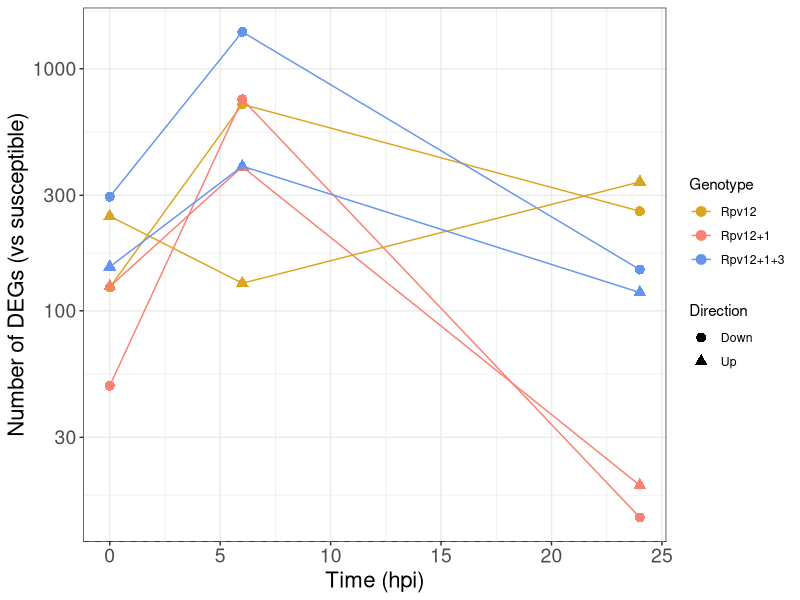
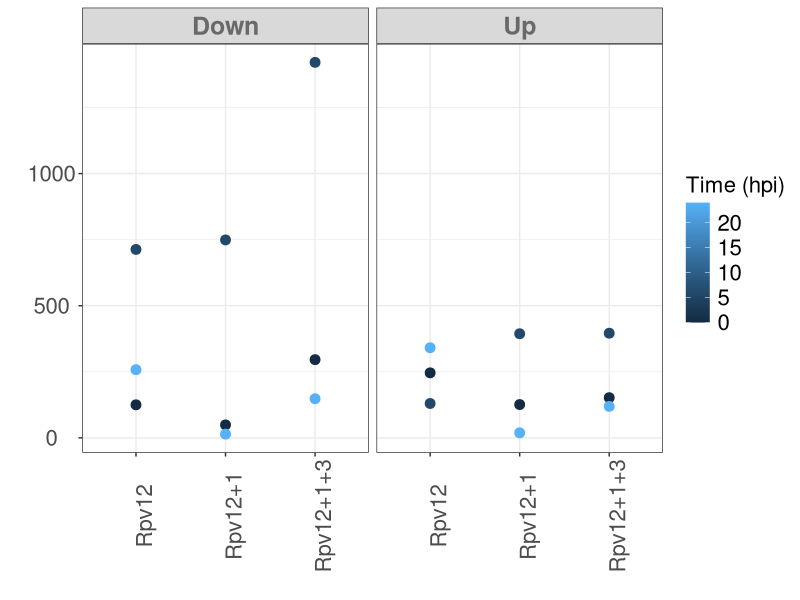

The R script that drew these images, in order:
######################################## COUNTS OF DEGs #################
library(stats)
library(dplyr)
library(emmeans)
library(ggplot2)
library(MASS)

##########################################################################

####### 3 GENOTYPES #######################
################################################# Model A
DEGcounts <- read.table("DGEA/DEGs_genotype_time_direction_overview.csv", sep=",", header = TRUE)
myCountDF <- as.data.frame(DEGcounts[,c(2:5)])

myCountDF$DEGs <- as.numeric(myCountDF$DEGs)
myCountDF$genotype <- factor(myCountDF$genotype)
myCountDF$timing <- factor(myCountDF$timing)
myCountDF$direction <- factor(myCountDF$direction)

str(myCountDF)

m1 <- glm.nb(
  DEGs ~ genotype + timing + direction,
  data = myCountDF
)

sum(residuals(m1, type="pearson")^2) / df.residual(m1) # 1.228425

summary(m1)
# Coefficients:
# Estimate Std. Error t value Pr(>|t|)    
# (Intercept)         5.5565     0.3697  15.029  < 2e-16 ***
# genotypeRpv12+1    -1.0436     0.3706  -2.816  0.00487 ** 
# genotypeRpv12+1+3  -0.1515     0.3692  -0.410  0.68164    
# timing6             1.4408     0.3694   3.901  9.6e-05 ***
# timing24           -0.3239     0.3712  -0.872  0.38294    
# directionUp        -0.1930     0.3022  -0.639  0.52303     

# The model analyzes how much each resistant genotype diverges from the susceptible over time.
# The susceptible control defines the zero point, not a modeled group.
# The significant timing effect means that divergence from the susceptible changes strongly across infection time.
# The direction trend suggests more suppression than activation relative to the susceptible.
# The genotype effect being nonsignificant implies similar total transcriptomic divergence among resistant genotypes (differences may still occur in which genes, but not in the number).

anova(m1, test = "Chisq")
# Df Deviance Resid. Df Resid. Dev       F   Pr(>Chi)   
# NULL                          17     47.668              
# genotype   2   2.8993        15     44.769    0.2347    
# timing     2  25.1998        13     19.569 3.372e-06 ***
# direction  1   0.3662        12     19.203    0.5451       

# Timing significantly affects DEG counts (p < 0.001), while the effect of direction or genotype is not significant.
# Infection time greatly affects DEG counts
# Resistant genotypes do not simply “increase DEG count” compared to each other.

emm <- emmeans(m1, ~ genotype | timing)
print(pairs(emm, adjust = "tukey"))
# timing = 0:
# contrast                estimate    SE  df z.ratio p.value
# Rpv12 - (Rpv12+1)          1.044 0.371 Inf   2.816  0.0135 *
# Rpv12 - (Rpv12+1+3)        0.151 0.369 Inf   0.410  0.9114
# (Rpv12+1) - (Rpv12+1+3)   -0.892 0.371 Inf  -2.406  0.0426 *

# timing = 6:
# contrast                estimate    SE  df z.ratio p.value
# Rpv12 - (Rpv12+1)          1.044 0.371 Inf   2.816  0.0135 *
# Rpv12 - (Rpv12+1+3)        0.151 0.369 Inf   0.410  0.9114
# (Rpv12+1) - (Rpv12+1+3)   -0.892 0.371 Inf  -2.406  0.0426 *

# timing = 24:
# contrast                estimate    SE  df z.ratio p.value
# Rpv12 - (Rpv12+1)          1.044 0.371 Inf   2.816  0.0135 *
# Rpv12 - (Rpv12+1+3)        0.151 0.369 Inf   0.410  0.9114
# (Rpv12+1) - (Rpv12+1+3)   -0.892 0.371 Inf  -2.406  0.0426 *

p.adjust(c(0.0135, 0.9114, 0.0426), method="fdr") # 0.0405 0.9114 0.0639
# At each time point:
# Rpv12 vs Rpv12+1 differs significantly.
# But Rpv12+1+3 is not consistently higher (sometimes even lower).
# Therefore:
# More loci ≠ more DEGs. Stacking changes which genes, not the total number.

################## Plot 
myCountDF$timing <- as.numeric(as.character(myCountDF$timing))

ggplot(myCountDF, aes(x = timing, y = DEGs,
                      color = genotype, shape = direction, group = interaction(genotype, direction))) +
  geom_point(size = 3) +
  geom_line() +
  geom_hline(yintercept = 0, linetype = "dashed") +
  scale_color_manual(values = c("Rpv12" = "goldenrod",
                                "Rpv12+1" = "salmon",
                                "Rpv12+1+3" = "cornflowerblue")) +
  scale_y_log10() +
  theme_bw() +
  labs(
    y = "Number of DEGs (vs susceptible)",
    x = "Time (hpi)",
    color = "Genotype",
    shape = "Direction"
  ) +
  theme(
    legend.position = "right",
    axis.text = element_text(size = 14),
    axis.title = element_text(size = 16)
  )

# DEGs_time_direction_genotypes.jpg

################## Q: Does the number of DEGs systematically increases with the number of loci. ##############
############################################### Model B
myCountDF$loci <- as.numeric(factor(myCountDF$genotype, levels = c("Rpv12", "Rpv12+1", "Rpv12+1+3")))
# loci = 1, 2, 3
m_loci <- glm.nb(
  DEGs ~ loci + timing + direction,
  data = myCountDF
)

summary(m_loci)
# Coefficients:
# Estimate Std. Error t value Pr(>|t|)    
# (Intercept)  5.35594    0.55234   9.697  < 2e-16 ***
# loci        -0.03758    0.21390  -0.176  0.86054    
# timing6      1.26250    0.42743   2.954  0.00314 ** 
# timing24    -0.11451    0.42841  -0.267  0.78925    
# directionUp -0.29980    0.34930  -0.858  0.39073    

anova(m_loci, test = "Chisq")
# Df Deviance Resid. Df Resid. Dev  Pr(>Chi)    
# NULL                         17     35.633              
# loci       1   0.6957        16     34.938 0.4042241    
# timing     2  14.6501        14     20.288 0.0006588 ***
# direction  1   0.6646        13     19.623 0.4149351    

p.adjust(c(0.4042241, 0.0006588, 0.4149351), method="fdr")
# 0.4149351 0.0019764 0.4149351

# The non-significant loci trend means the overall DEG counts are not simply scaling with the number of introgressed loci.
# Across time points, the total number of DEGs significantly changes (p = 0.0006588)
# timing significant

emm <- emmeans(m_loci, ~ timing | loci)
print(pairs(emm, adjust = "tukey"))
# loci = 2:
# contrast           estimate    SE  df z.ratio p.value
# timing0 - timing6    -1.263 0.427 Inf  -2.954  0.0088
# timing0 - timing24    0.115 0.428 Inf   0.267  0.9614
# timing6 - timing24    1.377 0.428 Inf   3.221  0.0037

emm <- emmeans(m_loci, ~ timing + direction | loci)
print(pairs(emm, adjust = "tukey"))
# loci = 2:
# contrast                     estimate    SE  df z.ratio p.value
# timing0 Down - timing6 Down    -1.263 0.427 Inf  -2.954  0.0370 *
# timing0 Down - timing24 Down    0.115 0.428 Inf   0.267  0.9998
# timing0 Down - timing0 Up       0.300 0.349 Inf   0.858  0.9562
# timing0 Down - timing6 Up      -0.963 0.552 Inf  -1.744  0.5022
# timing0 Down - timing24 Up      0.414 0.553 Inf   0.749  0.9756
# timing6 Down - timing24 Down    1.377 0.428 Inf   3.221  0.0162
# timing6 Down - timing0 Up       1.562 0.552 Inf   2.830  0.0529
# timing6 Down - timing6 Up       0.300 0.349 Inf   0.858  0.9562
# timing6 Down - timing24 Up      1.677 0.552 Inf   3.036  0.0289 *
# timing24 Down - timing0 Up      0.185 0.553 Inf   0.335  0.9994
# timing24 Down - timing6 Up     -1.077 0.552 Inf  -1.952  0.3706
# timing24 Down - timing24 Up     0.300 0.349 Inf   0.858  0.9562
# timing0 Up - timing6 Up        -1.263 0.427 Inf  -2.954  0.0370 *
# timing0 Up - timing24 Up        0.115 0.428 Inf   0.267  0.9998
# timing6 Up - timing24 Up        1.377 0.428 Inf   3.221  0.0162 *

############## 
## total transcriptional responsiveness differs by time and genotype - no by direction 
agg <- aggregate(DEGs ~ genotype + timing, data = myCountDF, sum)
m_simple <- glm.nb(agg$DEGs ~ as.factor(agg$genotype) + as.factor(agg$timing), data = agg)
anova(m_simple, test = "Chisq")
# Df Deviance Resid. Df Resid. Dev  Pr(>Chi)    
# NULL                                        8     32.163              
# as.factor(agg$genotype)  2   2.3415         6     29.822    0.3101    
# as.factor(agg$timing)    2  20.3804         4      9.441 3.754e-05 ***
# time >> genotype in terms of transcriptome-wide responsiveness
summary(m_simple)
#  Estimate Std. Error z value Pr(>|z|)    
# (Intercept)                        6.1334     0.3754  16.338  < 2e-16 ***
# as.factor(agg$genotype)Rpv12+1    -1.0614     0.4121  -2.576 0.010003 *  
# as.factor(agg$genotype)Rpv12+1+3  -0.1237     0.4108  -0.301 0.763356    
# as.factor(agg$timing)6             1.5000     0.4109   3.650 0.000262 ***
# as.factor(agg$timing)24           -0.3225     0.4126  -0.782 0.434444   

emm <- emmeans(m_simple, ~ timing | genotype)
print(pairs(emm, adjust = "tukey"))
# genotype = Rpv12:
# contrast           estimate    SE  df z.ratio p.value
# timing0 - timing6    -1.500 0.411 Inf  -3.650  0.0008
# timing0 - timing24    0.323 0.413 Inf   0.782  0.7143
# timing6 - timing24    1.823 0.411 Inf   4.429  <.0001

# genotype = Rpv12+1:
# contrast           estimate    SE  df z.ratio p.value
# timing0 - timing6    -1.500 0.411 Inf  -3.650  0.0008
# timing0 - timing24    0.323 0.413 Inf   0.782  0.7143
# timing6 - timing24    1.823 0.411 Inf   4.429  <.0001

# genotype = Rpv12+1+3:
# contrast           estimate    SE  df z.ratio p.value
# timing0 - timing6    -1.500 0.411 Inf  -3.650  0.0008
# timing0 - timing24    0.323 0.413 Inf   0.782  0.7143
# timing6 - timing24    1.823 0.411 Inf   4.429  <.0001

emm <- emmeans(m_simple, ~ genotype | timing)
print(pairs(emm, adjust = "tukey"))
# timing = 0:
# contrast                estimate    SE  df z.ratio p.value
# Rpv12 - (Rpv12+1)          1.061 0.412 Inf   2.576  0.0270
# Rpv12 - (Rpv12+1+3)        0.124 0.411 Inf   0.301  0.9513
# (Rpv12+1) - (Rpv12+1+3)   -0.938 0.412 Inf  -2.275  0.0593

# timing = 6:
# contrast                estimate    SE  df z.ratio p.value
# Rpv12 - (Rpv12+1)          1.061 0.412 Inf   2.576  0.0270
# Rpv12 - (Rpv12+1+3)        0.124 0.411 Inf   0.301  0.9513
# (Rpv12+1) - (Rpv12+1+3)   -0.938 0.412 Inf  -2.275  0.0593

# timing = 24:
# contrast                estimate    SE  df z.ratio p.value
# Rpv12 - (Rpv12+1)          1.061 0.412 Inf   2.576  0.0270
# Rpv12 - (Rpv12+1+3)        0.124 0.411 Inf   0.301  0.9513
# (Rpv12+1) - (Rpv12+1+3)   -0.938 0.412 Inf  -2.275  0.0593

#############
library(ggplot2)

# svg("/home/veve/Dropbox/MendelUni_Vinselect/draft/Sections_by_VK/PLANT_BIOTECH_J/DGE_counts.svg", width = 14, height = 8)
par(mfrow=c(1,1), mar=c(5.5,3,1.5,1), mgp=c(2,0.75,0), cex.main=0.9, cex.lab=1, cex.axis=1)
ggplot(myCountDF, aes(x = as.factor(genotype), y = as.double(DEGs))) +
  geom_point(size = 3, aes(colour = timing)) +  # Boxplot aggregated by time_group
  labs(x = "", y = "", color = "Time (hpi)") +
  theme_bw() + theme(axis.text.x = element_text(angle = 90, hjust = 0.5, size=16), axis.text.y = element_text(hjust = 0.5, size=16), strip.text.x = element_text(size = 18, colour = "dimgray", face = "bold"), legend.text = element_text(size=16), legend.title=element_text(size=16)) + facet_wrap(~direction)
# dev.off()
# DEGs_direction_timing_genotypes.jpg

########################### timing effect separately per genotype ########
################################################## Model C
# Loop through cultivars
for (g in unique(myCountDF$genotype)) {
  cat("\n###", g, "###\n")
  df_sub <- myCountDF %>% filter(genotype == g)
  
  m_sub <- glm.nb(
    DEGs ~ timing + direction,
    data = df_sub
  )
  
  print(summary(m_sub))
  print(anova(m_sub, test = "Chisq"))
}


### Rpv12 ### Rpv12: flat response, low inducibility
# Call:
# glm.nb(formula = DEGs ~ timing + direction, data = df_sub, init.theta = 4.159536525,  link = log)
# Coefficients:
# Estimate Std. Error z value Pr(>|z|)    
# (Intercept)   5.3549     0.4041  13.250   <2e-16 ***
# timing6       0.7221     0.4943   1.461    0.144    
# timing24      0.4619     0.4946   0.934    0.350    
# directionUp  -0.1939     0.4034  -0.481    0.631    
# (Dispersion parameter for Negative Binomial(4.1595) family taken to be 1)
# Null deviance: 9.0992  on 5  degrees of freedom
# Residual deviance: 6.2269  on 2  degrees of freedom
# AIC: 85.368
# Theta:  4.16 
# Std. Err.:  2.35 
# 2 x log-likelihood:  -75.368 
# Df Deviance Resid. Df Resid. Dev Pr(>Chi)
# NULL                          5     9.0992         
# timing     2  2.68777         3     6.4115   0.2608
# direction  1  0.18453         2     6.2269   0.6675

### Rpv12+1 ### very strong timing structure, but symmetric up/down.
# Call:
# glm.nb(formula = DEGs ~ timing + direction, data = df_sub, init.theta = 9.345703886, link = log)
# Coefficients:
# Estimate Std. Error z value Pr(>|z|)    
# (Intercept)   4.3585     0.2846  15.316  < 2e-16 ***
# timing6       1.9354     0.3373   5.738 9.58e-09 ***
# timing24     -1.6448     0.3788  -4.343 1.41e-05 ***
# directionUp   0.1653     0.2914   0.567     0.57    
# (Dispersion parameter for Negative Binomial(9.3457) family taken to be 1)
# Null deviance: 94.999  on 5  degrees of freedom
# Residual deviance:  5.444  on 2  degrees of freedom
# AIC: 68.184
# Theta:  9.35 
# Std. Err.:  5.73 
# 
# 2 x log-likelihood:  -58.184 
# Analysis of Deviance Table
# Model: Negative Binomial(9.3457), link: log
# Df Deviance Resid. Df Resid. Dev Pr(>Chi)    
# NULL                          5     94.999             
# timing     2   89.264         3      5.735   <2e-16 ***
# direction  1    0.291         2      5.444   0.5893    

### Rpv12+1+3 ### strong timing and strong directional bias (more downregulation).
# Call: glm.nb(formula = DEGs ~ timing + direction, data = df_sub, init.theta = 23.46246714, link = log)
# Coefficients:
# Estimate Std. Error z value Pr(>|z|)    
# (Intercept)   5.7273     0.1763  32.480  < 2e-16 ***
# timing6       1.3022     0.2140   6.085 1.17e-09 ***
# timing24     -0.4487     0.2213  -2.027   0.0427 *  
# directionUp  -0.7418     0.1775  -4.180 2.92e-05 ***
# (Dispersion parameter for Negative Binomial(23.4625) family taken to be 1)
# Null deviance: 111.9290  on 5  degrees of freedom
# Residual deviance:   5.9835  on 2  degrees of freedom
# AIC: 76.205
# Theta:  23.5 
# Std. Err.:  14.7 
# 2 x log-likelihood:  -66.205 
# Model: Negative Binomial(23.4625), link: log
# Df Deviance Resid. Df Resid. Dev  Pr(>Chi)    
# NULL                          5    111.929              
# timing     2   89.420         3     22.509 < 2.2e-16 ***
# direction  1   16.526         2      5.983 4.799e-05 ***

## Only stacked genotypes show coordinated temporal AND directional regulation.

######## Compare cultivars at the same time point
################################################## Model D
for (t in unique(myCountDF$timing)) {
  cat("\n### Time:", t, "hpi ###\n")
  df_sub <- myCountDF %>% filter(timing == t)
  
  m_sub <- glm.nb(
    DEGs ~ genotype + direction,
    data = df_sub
  )
  
  print(summary(m_sub))
  print(anova(m_sub, test = "Chisq"))
  
  emm <- emmeans(m_sub, ~ genotype | direction)
  print(pairs(emm, adjust = "tukey"))
}

### Time: 0 hpi ### There is basal difference before infection. Rpv12+1 lower DEGs than Rpv12 → interesting basal tuning.
# Call: glm.nb(formula = DEGs ~ genotype + direction, data = df_sub, init.theta = 8.867476876, link = log)
# Coefficients:
# Estimate Std. Error z value Pr(>|z|)    
# (Intercept)         5.0248     0.2820  17.817   <2e-16 ***
# genotypeRpv12+1    -0.7672     0.3489  -2.199   0.0279 *  
# genotypeRpv12+1+3   0.2870     0.3431   0.837   0.4028    
# directionUp         0.3186     0.2829   1.126   0.2601    
# (Dispersion parameter for Negative Binomial(8.8675) family taken to be 1)
# Null deviance: 14.6470  on 5  degrees of freedom
# Residual deviance:  6.0474  on 2  degrees of freedom
# AIC: 74.07
# Theta:  8.87 
# Std. Err.:  5.32 
# 2 x log-likelihood:  -64.07 
# Model: Negative Binomial(8.8675), link: log
# Df Deviance Resid. Df Resid. Dev Pr(>Chi)  
# NULL                          5    14.6470           
# genotype   2   7.4621         3     7.1849  0.02397 *
# direction  1   1.1375         2     6.0474  0.28618  

# direction = Down:
# contrast                estimate    SE  df z.ratio p.value
# Rpv12 - (Rpv12+1)          0.767 0.349 Inf   2.199  0.0713
# Rpv12 - (Rpv12+1+3)       -0.287 0.343 Inf  -0.837  0.6803
# (Rpv12+1) - (Rpv12+1+3)   -1.054 0.348 Inf  -3.031  0.0069*

# direction = Up:
# contrast                estimate    SE  df z.ratio p.value
# Rpv12 - (Rpv12+1)          0.767 0.349 Inf   2.199  0.0713
# Rpv12 - (Rpv12+1+3)       -0.287 0.343 Inf  -0.837  0.6803
# (Rpv12+1) - (Rpv12+1+3)   -1.054 0.348 Inf  -3.031  0.0069*

### Time: 6 hpi ### genotype highly significant; direction highly significant (down > up)
# Call: glm.nb(formula = DEGs ~ genotype + direction, data = df_sub, init.theta = 23.12015981, link = log)
# Coefficients:
# Estimate Std. Error z value Pr(>|z|)    
# (Intercept)         6.3602     0.1744  36.459  < 2e-16 ***
# genotypeRpv12+1     0.5691     0.2148   2.650  0.00806 ** 
# genotypeRpv12+1+3   0.8617     0.2142   4.024 5.73e-05 ***
# directionUp        -1.2003     0.1746  -6.876 6.15e-12 ***
# (Dispersion parameter for Negative Binomial(23.1202) family taken to be 1)
# Null deviance: 63.1317  on 5  degrees of freedom
# Residual deviance:  6.0866  on 2  degrees of freedom
# AIC: 83.214
# Theta:  23.1 
# Std. Err.:  14.1 
# 2 x log-likelihood:  -73.214 
# Analysis of Deviance Table
# Model: Negative Binomial(23.1202), link: log
# Df Deviance Resid. Df Resid. Dev  Pr(>Chi)    
# NULL                          5     63.132              
# genotype   2   13.504         3     49.627  0.001168 ** 
# direction  1   43.541         2      6.087 4.153e-11 ***

# direction = Down:
# contrast                estimate    SE  df z.ratio p.value
# Rpv12 - (Rpv12+1)         -0.569 0.215 Inf  -2.650  0.0220
# Rpv12 - (Rpv12+1+3)       -0.862 0.214 Inf  -4.024  0.0002
# (Rpv12+1) - (Rpv12+1+3)   -0.293 0.212 Inf  -1.378  0.3524

# direction = Up:
# contrast                estimate    SE  df z.ratio p.value
# Rpv12 - (Rpv12+1)         -0.569 0.215 Inf  -2.650  0.0220
# Rpv12 - (Rpv12+1+3)       -0.862 0.214 Inf  -4.024  0.0002
# (Rpv12+1) - (Rpv12+1+3)   -0.293 0.212 Inf  -1.378  0.3524

## This is the main transcriptional burst. Rpv12+1+3 diverges the most → stacking amplifies early response.

### Time: 24 hpi ### genotype extremely significant
# Call: glm.nb(formula = DEGs ~ genotype + direction, data = df_sub, init.theta = 121.6926169, link = log)
# Coefficients:
# Estimate Std. Error z value Pr(>|z|)    
# (Intercept)        5.65371    0.09435  59.924  < 2e-16 ***
# genotypeRpv12+1   -2.89634    0.20056 -14.441  < 2e-16 ***
# genotypeRpv12+1+3 -0.80148    0.11675  -6.865 6.65e-12 ***
# directionUp        0.08887    0.11022   0.806     0.42    
# (Dispersion parameter for Negative Binomial(121.6926) family taken to be 1)
# Null deviance: 325.0107  on 5  degrees of freedom
# Residual deviance:   4.8773  on 2  degrees of freedom
# AIC: 56.882
# Theta:  122 
# Std. Err.:  135 
# 2 x log-likelihood:  -46.882 
# Analysis of Deviance Table
# Model: Negative Binomial(121.6926), link: log
# Df Deviance Resid. Df Resid. Dev Pr(>Chi)    
# NULL                          5     325.01             
# genotype   2   319.49         3       5.52   <2e-16 ***
# direction  1     0.65         2       4.88   0.4212    

# direction = Down:
# contrast                estimate    SE  df z.ratio p.value
# Rpv12 - (Rpv12+1)          2.896 0.201 Inf  14.441  <.0001
# Rpv12 - (Rpv12+1+3)        0.801 0.117 Inf   6.865  <.0001
# (Rpv12+1) - (Rpv12+1+3)   -2.095 0.206 Inf -10.188  <.0001

# direction = Up:
# contrast                estimate    SE  df z.ratio p.value
# Rpv12 - (Rpv12+1)          2.896 0.201 Inf  14.441  <.0001
# Rpv12 - (Rpv12+1+3)        0.801 0.117 Inf   6.865  <.0001
# (Rpv12+1) - (Rpv12+1+3)   -2.095 0.206 Inf -10.188  <.0001

## Late-stage regulation differs strongly by genotype, but up/down is more balanced.

##########################################################################################################
##########################################################################################################
################# ACROSS GROUPS OF GENE CATEGORIES ##########################

DEGsBig <- read.csv("data_files/DEGs_perGroup_timing_direction.csv", sep="\t")

### Abbreviations
## Timing (gene category):
# IEV - significant DE change at 0, or 0 and 6 hpi
# ER - significant DE change at 6 and 24 hpi
# LR - significant DE change at 24 hpi
# TRS - significant DE change at 6 hpi
# Sch - significant DE change maintained over the time (0, 6 and 24 hpi)
## Groups
# I - pattern of timing (gene category) shared across all 3 genotypes
# II - shared by Rpv12 and Rpv12+1
# III - shared by Rpv12+1 and Rpv12+1+3
# IV - shared by Rpv12 and Rpv12+1+3
# Va - specific to Rpv12
# Vb - specific to Rpv12+1
# Vc - specific to Rpv12+1+3
# VI - complex patterns across cultivars

# Full model with all 2-way interactions (avoid 3-way to keep df > 0)
totalDEGs_perGroup <- aggregate(DEGsBig$DEGs, by = list(DEGsBig$groups), FUN=sum)
colnames(totalDEGs_perGroup) <-c("Group", "totalDEGs")
# Group    totalDEGs
# 1       I   97
# 2      II  141
# 3     III  227
# 4      IV  324
# 5      Va  668
# 6      Vb  586
# 7      Vc 1084
sum(totalDEGs_perGroup$totalDEGs)
# 3 127 - simple DE patterns

# DEGs = counts   = number of DE genes in the cell (integer)
# total   = total DEGs for that stratum (the denominator/exposure)
# timing, genotype, direction = predictors (factors)
# to test proportion of DEGs per category

########################## GROUPS OF GENE CATEGORIES ###############################

##################### Compare groups at the same time point
################################### Model E
for (t in unique(DEGsBig$timing)) {
  cat("\n### Time:", t, "hpi ###\n")
  df_sub <- DEGsBig %>% filter(timing == t)
  
  m_sub <- glm.nb(
    DEGs ~ groups + direction,
    data = df_sub
  )
  
  print(summary(m_sub))
  print(anova(m_sub, test = "Chisq"))
  
  emm <- emmeans(m_sub, ~ groups | direction)
  print(pairs(emm, adjust = "tukey"))
}

### Time: IEV hpi ###
# Call:
# glm.nb(formula = DEGs ~ groups + direction, data = df_sub, init.theta = 6.488036399, 
#         link = log)

# Coefficients:
# Estimate Std. Error z value Pr(>|z|)    
# (Intercept)  0.36884    0.65461   0.563  0.57313    
# groupsII     1.19521    0.76638   1.560  0.11886    
# groupsIII    0.69499    0.80787   0.860  0.38964    
# groupsIV     1.99949    0.72919   2.742  0.00611 ** 
# groupsVa     4.13732    0.70142   5.899 3.67e-09 ***
# groupsVb     3.52781    0.70459   5.007 5.53e-07 ***
# groupsVc     4.20541    0.70117   5.998 2.00e-09 ***
# directionUp  0.07716    0.26677   0.289  0.77241    
# (Dispersion parameter for Negative Binomial(6.488) family taken to be 1)
# Null deviance: 136.919  on 13  degrees of freedom
# Residual deviance:  11.086  on  6  degrees of freedom
# AIC: 110.61
# Theta:  6.49 
# Std. Err.:  3.13 
# 2 x log-likelihood:  -92.611 
# Analysis of Deviance Table
# Df Deviance Resid. Df Resid. Dev Pr(>Chi)    
# NULL                         13    136.919             
# groups     6  125.760         7     11.159   <2e-16 ***
#  direction  1    0.073         6     11.086   0.7864    

# direction = Down:
# contrast estimate    SE  df z.ratio p.value
# I - II    -1.1952 0.766 Inf  -1.560  0.7083
# I - III   -0.6950 0.808 Inf  -0.860  0.9783
# I - IV    -1.9995 0.729 Inf  -2.742  0.0881
# I - Va    -4.1373 0.701 Inf  -5.899  <.0001
# I - Vb    -3.5278 0.705 Inf  -5.007  <.0001
# I - Vc    -4.2054 0.701 Inf  -5.998  <.0001
# II - III   0.5002 0.649 Inf   0.771  0.9877
# II - IV   -0.8043 0.548 Inf  -1.469  0.7635
# II - Va   -2.9421 0.510 Inf  -5.769  <.0001
# II - Vb   -2.3326 0.514 Inf  -4.535  0.0001
# II - Vc   -3.0102 0.510 Inf  -5.906  <.0001
# III - IV  -1.3045 0.604 Inf  -2.159  0.3183
# III - Va  -3.4423 0.570 Inf  -6.034  <.0001
# III - Vb  -2.8328 0.574 Inf  -4.932  <.0001
# III - Vc  -3.5104 0.570 Inf  -6.157  <.0001
# IV - Va   -2.1378 0.452 Inf  -4.727  <.0001
# IV - Vb   -1.5283 0.457 Inf  -3.343  0.0145
# IV - Vc   -2.2059 0.452 Inf  -4.882  <.0001
# Va - Vb    0.6095 0.411 Inf   1.482  0.7559
# Va - Vc   -0.0681 0.405 Inf  -0.168  1.0000
# Vb - Vc   -0.6776 0.411 Inf  -1.649  0.6503

# direction = Up:
# contrast estimate    SE  df z.ratio p.value
# I - II    -1.1952 0.766 Inf  -1.560  0.7083
# I - III   -0.6950 0.808 Inf  -0.860  0.9783
# I - IV    -1.9995 0.729 Inf  -2.742  0.0881
# I - Va    -4.1373 0.701 Inf  -5.899  <.0001
# I - Vb    -3.5278 0.705 Inf  -5.007  <.0001
# I - Vc    -4.2054 0.701 Inf  -5.998  <.0001
# II - III   0.5002 0.649 Inf   0.771  0.9877
# II - IV   -0.8043 0.548 Inf  -1.469  0.7635
# II - Va   -2.9421 0.510 Inf  -5.769  <.0001
# II - Vb   -2.3326 0.514 Inf  -4.535  0.0001
# II - Vc   -3.0102 0.510 Inf  -5.906  <.0001
# III - IV  -1.3045 0.604 Inf  -2.159  0.3183
# III - Va  -3.4423 0.570 Inf  -6.034  <.0001
# III - Vb  -2.8328 0.574 Inf  -4.932  <.0001
# III - Vc  -3.5104 0.570 Inf  -6.157  <.0001
# IV - Va   -2.1378 0.452 Inf  -4.727  <.0001
# IV - Vb   -1.5283 0.457 Inf  -3.343  0.0145
# IV - Vc   -2.2059 0.452 Inf  -4.882  <.0001
# Va - Vb    0.6095 0.411 Inf   1.482  0.7559
# Va - Vc   -0.0681 0.405 Inf  -0.168  1.0000
# Vb - Vc   -0.6776 0.411 Inf  -1.649  0.6503

### Time: ER hpi ###

# Call:
#  glm.nb(formula = DEGs ~ groups + direction, data = df_sub, init.theta = 31637.45102, 
#          link = log)
# Coefficients:
# Estimate Std. Error z value Pr(>|z|)   
# (Intercept)  5.955e-01  5.904e-01   1.009  0.31316   
# groupsII    -1.099e+00  1.155e+00  -0.951  0.34140   
# groupsIII   -3.743e+01  4.745e+07   0.000  1.00000   
# groupsIV     1.099e+00  6.667e-01   1.648  0.09938 . 
# groupsVa     8.473e-01  6.901e-01   1.228  0.21952   
# groupsVb    -4.055e-01  9.129e-01  -0.444  0.65694   
# groupsVc     1.946e+00  6.172e-01   3.153  0.00162 **
# directionUp -4.248e-01  3.119e-01  -1.362  0.17325   
# (Dispersion parameter for Negative Binomial(31637.45) family taken to be 1)
# Null deviance: 58.7178  on 13  degrees of freedom
# Residual deviance:  8.9142  on  6  degrees of freedom
# AIC: 57.248

# Theta:  31637 
# Std. Err.:  843067 
# Warning while fitting theta: alternation limit reached 
# 2 x log-likelihood:  -39.248 
# Analysis of Deviance Table
# Model: Negative Binomial(31637.45), link: log
# Df Deviance Resid. Df Resid. Dev  Pr(>Chi)    
# NULL                         13     58.718              
# groups     6   47.907         7     10.811 1.233e-08 ***
# direction  1    1.897         6      8.914    0.1685    


### Time: TSR hpi ###

# Call:
# glm.nb(formula = DEGs ~ groups + direction, data = df_sub, init.theta = 4.249144746, 
#        link = log)
# Coefficients:
# Estimate Std. Error z value Pr(>|z|)    
# (Intercept)   4.3119     0.3939  10.946  < 2e-16 ***
# groupsII      0.1693     0.5286   0.320  0.74880    
# groupsIII     1.5998     0.5143   3.111  0.00186 ** 
# groupsIV      0.6950     0.5211   1.334  0.18233    
# groupsVa      0.5515     0.5228   1.055  0.29147    
# groupsVb      2.2722     0.5119   4.439 9.04e-06 ***
# groupsVc      2.2752     0.5119   4.445 8.79e-06 ***
# directionUp  -1.9281     0.2722  -7.084 1.40e-12 ***
# (Dispersion parameter for Negative Binomial(4.2491) family taken to be 1)
# Null deviance: 81.354  on 13  degrees of freedom
# Residual deviance: 14.210  on  6  degrees of freedom
# AIC: 159.99
# Theta:  4.25 
# Std. Err.:  1.69 
# 2 x log-likelihood:  -141.994 
# Analysis of Deviance Table
# Model: Negative Binomial(4.2491), link: log
#  Df Deviance Resid. Df Resid. Dev  Pr(>Chi)    
# NULL                         13     81.354              
# groups     6   28.510         7     52.844 7.529e-05 ***
# direction  1   38.634         6     14.210 5.111e-10 ***

# direction = Down:
# contrast estimate    SE  df z.ratio p.value
# I - II   -0.16926 0.529 Inf  -0.320  0.9999
# I - III  -1.59985 0.514 Inf  -3.111  0.0308
# I - IV   -0.69496 0.521 Inf  -1.334  0.8362
# I - Va   -0.55152 0.523 Inf  -1.055  0.9409
# I - Vb   -2.27216 0.512 Inf  -4.439  0.0002
# I - Vc   -2.27520 0.512 Inf  -4.445  0.0002
# II - III -1.43059 0.511 Inf  -2.800  0.0755
# II - IV  -0.52570 0.518 Inf  -1.015  0.9507
# II - Va  -0.38226 0.520 Inf  -0.736  0.9904
# II - Vb  -2.10290 0.508 Inf  -4.136  0.0007
# II - Vc  -2.10594 0.508 Inf  -4.142  0.0007
# III - IV  0.90489 0.503 Inf   1.799  0.5487
# III - Va  1.04833 0.505 Inf   2.077  0.3666
# III - Vb -0.67231 0.493 Inf  -1.363  0.8214
# III - Vc -0.67535 0.493 Inf  -1.369  0.8183
# IV - Va   0.14344 0.512 Inf   0.280  1.0000
# IV - Vb  -1.57720 0.501 Inf  -3.151  0.0272
# IV - Vc  -1.58024 0.501 Inf  -3.157  0.0267
# Va - Vb  -1.72064 0.502 Inf  -3.425  0.0110
# Va - Vc  -1.72368 0.502 Inf  -3.431  0.0108
# Vb - Vc  -0.00304 0.491 Inf  -0.006  1.0000

# direction = Up:
# contrast estimate    SE  df z.ratio p.value
# I - II   -0.16926 0.529 Inf  -0.320  0.9999
# I - III  -1.59985 0.514 Inf  -3.111  0.0308
# I - IV   -0.69496 0.521 Inf  -1.334  0.8362
# I - Va   -0.55152 0.523 Inf  -1.055  0.9409
# I - Vb   -2.27216 0.512 Inf  -4.439  0.0002
# I - Vc   -2.27520 0.512 Inf  -4.445  0.0002
# II - III -1.43059 0.511 Inf  -2.800  0.0755
# II - IV  -0.52570 0.518 Inf  -1.015  0.9507
# II - Va  -0.38226 0.520 Inf  -0.736  0.9904
# II - Vb  -2.10290 0.508 Inf  -4.136  0.0007
# II - Vc  -2.10594 0.508 Inf  -4.142  0.0007
# III - IV  0.90489 0.503 Inf   1.799  0.5487
# III - Va  1.04833 0.505 Inf   2.077  0.3666
# III - Vb -0.67231 0.493 Inf  -1.363  0.8214
# III - Vc -0.67535 0.493 Inf  -1.369  0.8183
# IV - Va   0.14344 0.512 Inf   0.280  1.0000
# IV - Vb  -1.57720 0.501 Inf  -3.151  0.0272
# IV - Vc  -1.58024 0.501 Inf  -3.157  0.0267
# Va - Vb  -1.72064 0.502 Inf  -3.425  0.0110
# Va - Vc  -1.72368 0.502 Inf  -3.431  0.0108
# Vb - Vc  -0.00304 0.491 Inf  -0.006  1.0000

### Time: LR hpi ###
# Call:
# glm.nb(formula = DEGs ~ groups + direction, data = df_sub, init.theta = 264596.7244, 
#        link = log)
# Coefficients:
# Estimate Std. Error z value Pr(>|z|)    
# (Intercept) -0.05549    0.70913  -0.078    0.938    
# groupsII     0.40547    0.91287   0.444    0.657    
# groupsIII   -0.69315    1.22475  -0.566    0.571    
# groupsIV     3.29584    0.72008   4.577 4.72e-06 ***
# groupsVa     4.87137    0.70981   6.863 6.75e-12 ***
# groupsVb     1.09861    0.81650   1.346    0.178    
# groupsVc     3.43399    0.71842   4.780 1.75e-06 ***
# directionUp  0.10807    0.10157   1.064    0.287    
#  (Dispersion parameter for Negative Binomial(264596.7) family taken to be 1)
# Null deviance: 757.7650  on 13  degrees of freedom
# Residual deviance:   4.3587  on  6  degrees of freedom
# AIC: 73.074
# Theta:  264597 
# Std. Err.:  4239206 
# Warning while fitting theta: iteration limit reached 
# 2 x log-likelihood:  -55.074 
#  Model: Negative Binomial(264596.7), link: log
# Df Deviance Resid. Df Resid. Dev Pr(>Chi)    
# NULL                         13     757.76             
# groups     6   752.27         7       5.49   <2e-16 ***
# direction  1     1.13         6       4.36    0.287    

### Time: Sch hpi ###
# Call:
# glm.nb(formula = DEGs ~ groups + direction, data = df_sub, init.theta = 34085.43974, 
#        link = log)
# Coefficients:
# Estimate Std. Error z value Pr(>|z|)
# (Intercept) -2.130e+01  1.808e+04  -0.001    0.999
# groupsII    -8.029e-08  2.556e+04   0.000    1.000
# groupsIII   -8.028e-08  2.556e+04   0.000    1.000
# groupsIV     2.360e+01  1.808e+04   0.001    0.999
# groupsVa     2.199e+01  1.808e+04   0.001    0.999
# groupsVb    -8.030e-08  2.556e+04   0.000    1.000
# groupsVc     2.324e+01  1.808e+04   0.001    0.999
# directionUp  2.162e-05  3.245e-01   0.000    1.000
# (Dispersion parameter for Negative Binomial(34085.44) family taken to be 1)
# Null deviance: 84.6412  on 13  degrees of freedom
# Residual deviance:  8.4013  on  6  degrees of freedom
# AIC: 45.396
# Theta:  34085 
# Std. Err.:  1083213 
# Warning while fitting theta: iteration limit reached 
# 2 x log-likelihood:  -27.396 
# Analysis of Deviance Table
# Model: Negative Binomial(34085.44), link: log
# Df Deviance Resid. Df Resid. Dev  Pr(>Chi)    
# NULL                         13     84.641              
# groups     6    76.24         7      8.401 2.132e-14 ***
# direction  1     0.00         6      8.401    0.9998    


######################################################## Model F
mqb <- glm(cbind(DEGs, total_per_group - DEGs) ~ timing + groups + direction, family = quasibinomial(link = "logit"), data = DEGsBig)

summary(mqb)
# Coefficients:
# Estimate Std. Error t value Pr(>|t|)    
# (Intercept) -4.554e+00  1.285e+00  -3.545 0.000784 ***
# timingIEV    2.623e+00  1.059e+00   2.478 0.016140 *  
# timingLR     2.275e+00  1.073e+00   2.120 0.038253 *  
# timingSch   -1.246e-01  1.480e+00  -0.084 0.933194    
# timingTSR    4.407e+00  1.032e+00   4.272  7.3e-05 ***
# groupsII     1.205e-12  1.036e+00   0.000 1.000000    
# groupsIII    3.739e-11  9.527e-01   0.000 1.000000    
# groupsIV     1.849e-11  9.090e-01   0.000 1.000000    
# groupsVa     7.707e-11  8.533e-01   0.000 1.000000    
# groupsVb     8.232e-12  8.609e-01   0.000 1.000000    
# groupsVc    -4.305e-12  8.323e-01   0.000 1.000000    
# directionUp -1.146e+00  2.976e-01  -3.849 0.000298 ***
# Dispersion parameter for quasibinomial family taken to be 43.8516

anova(mqb, test = "Chisq")
# Df Deviance Resid. Df Resid. Dev      F    Pr(>F)    
# NULL                         69     7649.9                     
# timing     4   4776.4        65     2873.5 < 2.2e-16 ***
# groups     6      0.0        59     2873.5         1    
# direction  1    705.8        58     2167.6 6.022e-05 ***

# Timing: Highly significant — the relative proportion of DEGs differs strongly across infection phases. 
# → Indicates major temporal structure in transcriptomic responses (some phases have far more DEGs).

# Direction: Significant — upregulated vs downregulated genes differ in prevalence.
# → Downregulated genes dominate globally.

# The when (timing) and polarity (direction) matter more than which genotype shares the genes.
# This matches the biology: immune response is temporally structured and largely repressive.
# Groups: Non-significant — the pattern of shared vs specific DEGs across cultivars does not affect overall DEG proportions.

emm <- emmeans(mqb, ~ timing | direction)
pairs(emm, adjust = "tukey")  
## direction = Down:
# contrast  estimate    SE  df z.ratio p.value
# ER - IEV    -2.623 1.060 Inf  -2.478  0.0956
# ER - LR     -2.275 1.070 Inf  -2.120  0.2112
# ER - Sch     0.125 1.480 Inf   0.084  1.0000
# ER - TSR    -4.407 1.030 Inf  -4.272  0.0002
# IEV - LR     0.348 0.463 Inf   0.753  0.9437
# IEV - Sch    2.748 1.120 Inf   2.453  0.1015
# IEV - TSR   -1.784 0.356 Inf  -5.010  <.0001
# LR - Sch     2.400 1.130 Inf   2.117  0.2128
# LR - TSR    -2.133 0.397 Inf  -5.374  <.0001
# Sch - TSR   -4.532 1.090 Inf  -4.140  0.0003

## direction = Up:
# contrast  estimate    SE  df z.ratio p.value
# ER - IEV    -2.623 1.060 Inf  -2.478  0.0956
# ER - LR     -2.275 1.070 Inf  -2.120  0.2112
# ER - Sch     0.125 1.480 Inf   0.084  1.0000
# ER - TSR    -4.407 1.030 Inf  -4.272  0.0002
# IEV - LR     0.348 0.463 Inf   0.753  0.9437
# IEV - Sch    2.748 1.120 Inf   2.453  0.1015
# IEV - TSR   -1.784 0.356 Inf  -5.010  <.0001
# LR - Sch     2.400 1.130 Inf   2.117  0.2128
# LR - TSR    -2.133 0.397 Inf  -5.374  <.0001
# Sch - TSR   -4.532 1.090 Inf  -4.140  0.0003

# Results are averaged over the levels of: groups 

## Interpretation:
# Significant timing → certain transcriptomic phases dominate (e.g., TRS vs. IEV).
# Significant direction → asymmetric up/down regulation.
# Nonsignificant groups
